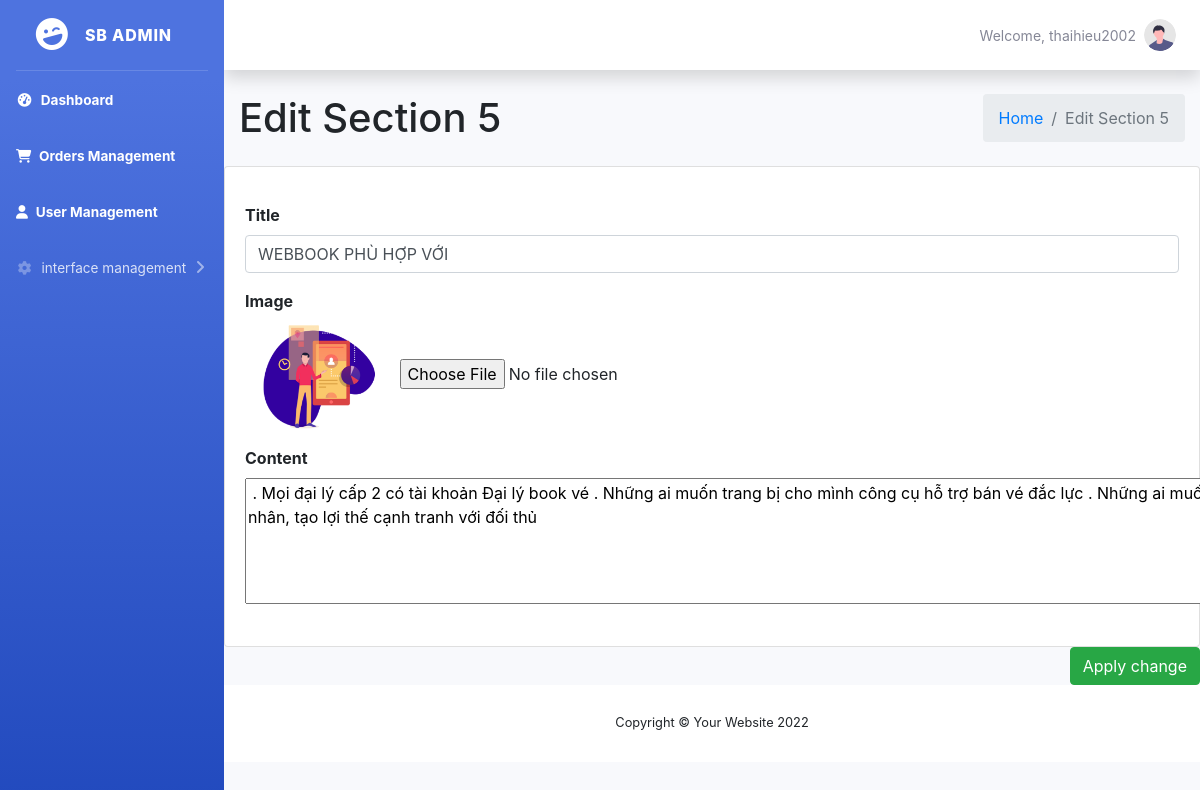
Screenshot of /views/editSection5.php?id=1 (signed in) with the database file from the repository.
### tables this page shows
CREATE TABLE IF NOT EXISTS `section_5` (
  `id` int(11) NOT NULL AUTO_INCREMENT,
  `title` varchar(500) NOT NULL,
  `image` varchar(500) NOT NULL,
  `content` varchar(500) NOT NULL,
  PRIMARY KEY (`id`)
);

### models/db.php (called while the page is built)
<?php
class Db
{
	public static $connection;
    public function __construct()
    {
    if (!self::$connection) {
    self::$connection = new mysqli(DB_HOST, DB_USER, DB_PASSWORD, DB_NAME,PORT);
    self::$connection->set_charset(DB_CHARSET);
    }
    return self::$connection;
    }
}

### models/section5.php (called while the page is built, shortened)
<?php
class Section5 extends Db
{
    public function getSS5ById($id)
    {
        $sql = self::$connection->prepare("SELECT * FROM `section_5` WHERE id = " . $id);
        $sql->execute();
        $item = $sql->get_result()->fetch_all(MYSQLI_ASSOC);
        return $item;
    }
}

### views/editSection5.php (the view, shortened to what this page needs)
<?php
    include "header.php";
?>
<body class="hold-transition sidebar-mini">
    <div class="wrapper">
        <div class="content-wrapper">
            <section class="content-header">
                <div class="container-fluid">
                    <div class="row mb-2">
                        <div class="col-sm-6">
                            <h1>Edit Section 5</h1>
                        </div>
                        <div class="col-sm-6">
                            <ol class="breadcrumb float-sm-right">
                                <li class="breadcrumb-item"><a href="index.php">Home</a></li>
                                <li class="breadcrumb-item active">Edit Section 5</li>
                            </ol>
                        </div>
                    </div>
                </div>
            </section>
            <section class="content">
                <form action="../controllers/section5/editSS5.php" method="post" enctype="multipart/form-data">
                    <div class="row">
                        <div class="col-md-12">
                        <?php $getSS5ById = $section5->getSS5ById($_GET['id']);
                            foreach ($getSS5ById as $values) : ?>
                            <div class="card card-primary">
                                <div class="card-body">
                                    <div class="form-group">
                                        <label for="inputName"><b>Title</b></label>
                                        <input value="<?php echo $values['title'] ?>" type="text" id="inputName" class="form-control" name="title">
                                    </div>
                                    <div class="form-group">
                                        <label for="inputName"><b>Image</b></label>
                                        <br>
                                        <img style="width:150px;" src="../public/image/<?php echo $values['image'] ?>" alt="">
                                        <input type="file" name="image1" id="fileToUpload">
                                    </div>
                                    <div class="form-group">
                                        <label for="inputName"><b>Content</b></label>
                                        <textarea name="content" id="summernote" cols="160" rows="5"><?php echo $values['content'] ?></textarea>
                                    </div>
                                </div>
                            </div>
                            <?php endforeach; ?>
                        </div>
                    </div>
                    <div class="row">
                        <div class="col-12">
                            <input type="submit" name="submit" value="Apply change" class="btn btn-success float-right">
                        </div>
                    </div>
                </form>
            </section>
        </div>
        <?php include "footer.php"; ?>

### rows the page displays
section_5: title "WEBBOOK PHÙ HỢP VỚI", image (picture), content ". Mọi đại lý cấp 2 có tài khoản Đại lý book vé . Những ai muốn trang bị cho mình công cụ hỗ trợ bán vé đắc lực . Những ai muốn tiết kiệm thời gian, chi phí tiếp cận khách hàng . Những ai muốn xây dựng thương hiệu cá nhân, tạo lợi thế cạnh tranh với đối thủ"

### other values shown
$_SESSION['user'] "thaihieu2002"
